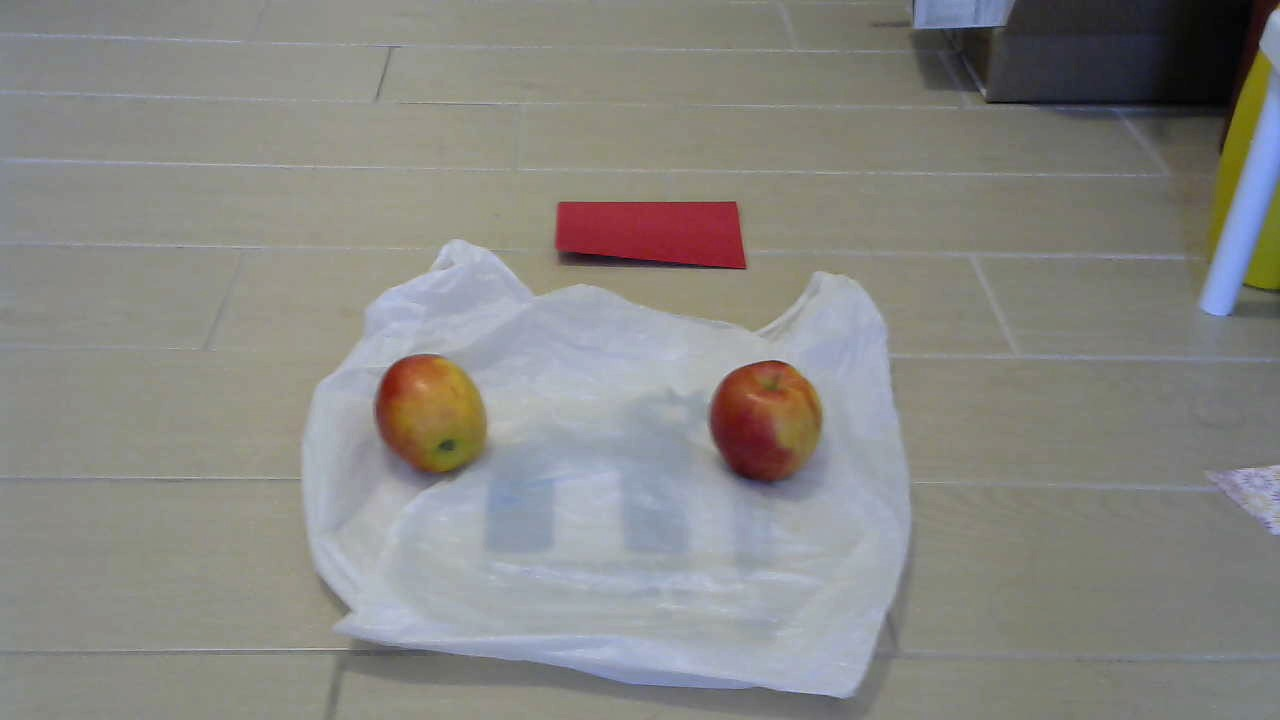
#> input picture Experiments/WIN_20190120_13_04_59_Pro.jpg, 1280 x 720 px, given in place of the camera
$ python apple_distance_webcam.py
#> lines starting #> are read from the running program, lines starting #| are printed output that depends on the picture; after the words box and inside, x2 and y2 are one past the last pixel; in counts of white or black regions, pixels touching at a corner belong together
import numpy as np
import argparse
import cv2
import math
import serial
import time

def get_image_mask(hsv_img, lower_thres, upper_thres):
  # blurring smooths the image and allows for slightly more accurate circle detection
  mask = cv2.GaussianBlur(hsv_img, (5, 5), 0)
  # construct a mask for the hsv image, then perform closing
  mask = cv2.inRange(mask, lower_thres, upper_thres)
  # mask = cv2.dilate(mask, None, iterations=2)
  # opening_kernel = cv2.getStructuringElement(cv2.MORPH_ELLIPSE, (4,4))
  # mask = cv2.morphologyEx(mask, cv2.MORPH_OPEN, opening_kernel)
  closing_kernel = cv2.getStructuringElement(cv2.MORPH_ELLIPSE, (35,35))
  mask = cv2.morphologyEx(mask, cv2.MORPH_CLOSE, closing_kernel)

  # mask = cv2.erode(mask, None, iterations=2)

  return mask

def main():
  # get webcam feed
  camera = cv2.VideoCapture(1)
  # define the lower and upper boundaries of the HSV color space
  hsv_lower = (0, 75, 75)
  hsv_upper = (15, 255, 240)

  # camera focal length calculated by experiment
  f = 748
  # finding distance by : Distance = (Apple Diameter x Camera Focal Length) / Pixel Diameter
  apple_diameter = 6.6 #in cm
  apple_const = apple_diameter*f

  # camera offset from arm center in cm
  camera_offset = 6

  while True:
    # Load an image in RGV
    (grabbed, frame) = camera.read()
#> frame is the input picture: shape (720, 1280, 3); mean B, G, R 131.7, 135.4, 136.1
    # Rescale image to falf x and y
    # frame = cv2.resize(frame, (0,0), fx=0.5, fy=0.5)

    # convert frame to the HSV color space
    hsv = cv2.cvtColor(frame, cv2.COLOR_BGR2HSV)
#> hsv: shape (720, 1280, 3); mean H, S, V 55.1, 28.9, 142

    # get mask
    mask = get_image_mask(hsv, hsv_lower, hsv_upper)
#> in get_image_mask, `mask = cv2.GaussianBlur(hsv_img, (5, 5), 0)`: mask: shape (720, 1280, 3); mean H, S, V 55.1, 28.9, 142.1
#> in get_image_mask, `mask = cv2.inRange(mask, lower_thres, upper_thres)`:
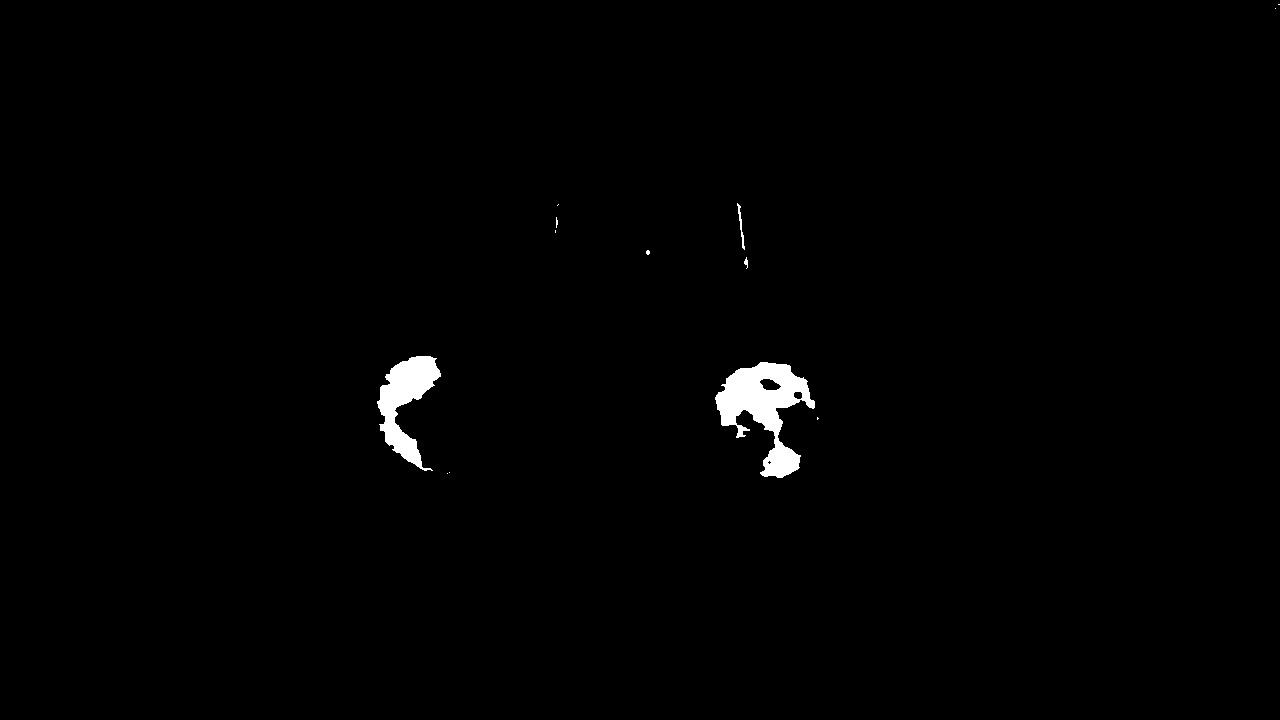
#> mask: shape (720, 1280); 0.93% white; 13 white regions (9 under 20 px), largest, box (x1, y1, x2, y2) and area: (715, 362, 815, 478) 5138, (377, 356, 441, 471) 3262, (737, 203, 745, 250) 101, (744, 257, 748, 269) 26
#> in get_image_mask, `mask = cv2.morphologyEx(mask, cv2.MORPH_CLOSE, closing_kernel)`:
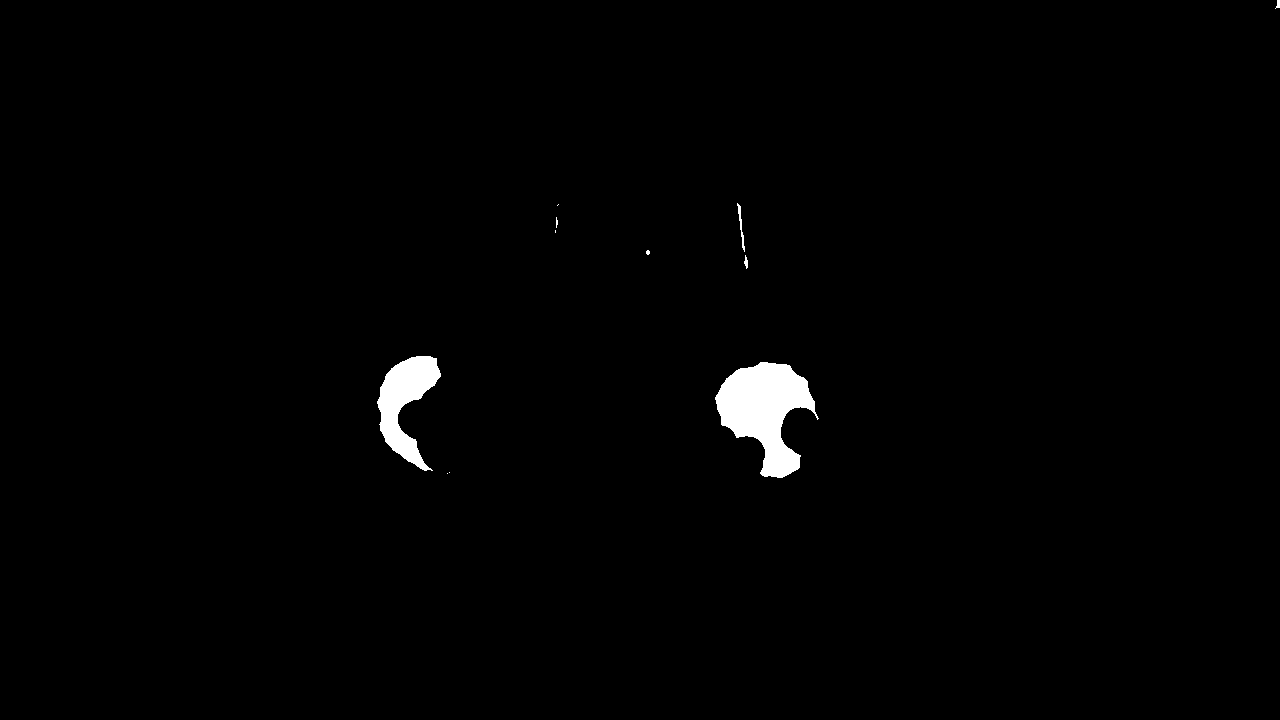
#> mask: shape (720, 1280); 1.1% white; 11 white regions (6 under 20 px)

    # find contours in the mask
    contours = cv2.findContours(mask, cv2.RETR_EXTERNAL, cv2.CHAIN_APPROX_SIMPLE)[-2]
#> contours = 11 contours, 7 with area under 20; largest, box (x1, y1, x2, y2) and area: (715, 362, 819, 478) 6342, (377, 356, 441, 471) 3360, (737, 203, 745, 252) 59, (744, 255, 748, 269) 20

    # only proceed if contour was found
    for contour in contours:
      ((x, y), radius) = cv2.minEnclosingCircle(contour)
      #calculate the circularity of the contour
      area = cv2.contourArea(contour)
      perimeter = cv2.arcLength(contour,True)
      if perimeter>0:
        circularity = 4*math.pi*area/perimeter/perimeter

        if radius > 30 and circularity > 0.55:
          # draw the circle on the frame,
          cv2.circle(frame, (int(x), int(y)), int(radius), (0, 255, 255), 2)
          pixel_diameter = radius*2
          apple_dist = apple_const/pixel_diameter
          x_center = np.shape(frame)[1]/2
          y_center = np.shape(frame)[0]/2
          center = True
          # [6 lines of commented-out code are left out]

          pixel_ratio = (pixel_diameter-10)/apple_diameter
          mov = (abs(y - y_center)/pixel_ratio )

          pixel_offset = pixel_ratio * camera_offset
          y_check = y-pixel_offset
          if y_check < (y_center - 35):
            mov += camera_offset
            steps = int(mov*500) - 100
            cv2.putText(frame, "Up  " + str(mov)+ "cm",(300,200), cv2.FONT_HERSHEY_SIMPLEX, 1, (0,0,255),2,cv2.LINE_AA)
            cv2.putText(frame, "Up  " + str(steps) + "steps",(300,300), cv2.FONT_HERSHEY_SIMPLEX, 1, (0,0,255),2,cv2.LINE_AA)
            center = False
          elif y_check > (y_center + 35):
            mov -= camera_offset
            steps = int(mov*500) - 100
            cv2.putText(frame, "Down  " + str(mov) + "cm",(300,200), cv2.FONT_HERSHEY_SIMPLEX, 1, (0,0,255),2,cv2.LINE_AA)
            cv2.putText(frame, "Down  " + str(steps) + "steps",(300,300), cv2.FONT_HERSHEY_SIMPLEX, 1, (0,0,255),2,cv2.LINE_AA)
            center = False
          if center:
            cv2.putText(frame, "CENTER" ,(10,200), cv2.FONT_HERSHEY_SIMPLEX, 1, (0,0,255),2,cv2.LINE_AA)
          cv2.putText(frame, "Distance :"+str(apple_dist) ,(10,80), cv2.FONT_HERSHEY_SIMPLEX, 1, (0,0,255),2,cv2.LINE_AA)
#> this loop made 11 passes
#> (x, y, radius, area, perimeter, circularity) on passes 3, 4, 5, 10: (767.4, 419.9, 58.95, 6341.5, 433.1, 0.425), (424, 413, 57.56, 3360.5, 352.1, 0.341), (745.5, 261.5, 6.52, 20, 28.49, 0.31), (740.5, 227, 24.25, 59, 101.8, 0.0715)

    cv2.imshow("Mask", mask)
    cv2.imshow("Frame", frame)
    apple_dist = -1
    key = cv2.waitKey(1) & 0xFF
#> (key Esc is pressed here)

    if key == ord("s"):
      break

  # cleanup the camera and close any open windows
  camera.release()
  cv2.destroyAllWindows()

if __name__ == "__main__":
    main()
